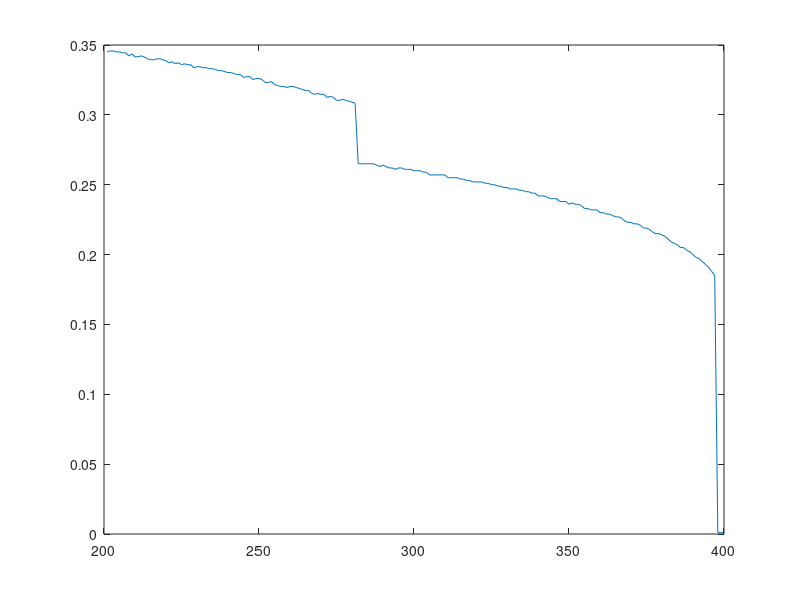

Source code (MATLAB):
clear;clc;close all;
scale=0.3;
d=0.001;
[Px,Py]=meshgrid(-scale:d:scale,scale:-d:-scale);
[n,m]=size(Px);

Tc=115+273;
alpha11=-20.97*1e7;alpha12=7.974e8;
alpha111=1.294*1e9; alpha112=-1.950e9;
alpha1111=3.863*1e10; alpha1112=2.529e10; alpha1122=1.637e10;
E1=0;
E2=0;
Ex=E1*ones(n);
Ey=E2*ones(n);

for i=1:200
    T=200+i;
    alpha1=4.124*1e5*(T-Tc);
    GL_alpha1=alpha1*Px.^2+alpha1*Py.^2;
    GL_alphabar11=alpha11*Px.^4+alpha11*Py.^4;
    GL_alphabar12=alpha12*Px.^2.*Py.^2;
    GL_alpha111=alpha111*Px.^6+alpha111*Py.^6;
    GL_alpha112=alpha112*(Px.^4.*Py.^2+Px.^2.*Py.^4);
    GL_alpha1111=alpha1111*Px.^8+alpha1111*Py.^8;
    GL_alpha1112=alpha1112*(Px.^6.*Py.^2+Px.^2.*Py.^6);
    GL_alpha1122=alpha1122*Px.^4.*Py.^4;
    G_GL=GL_alpha1+GL_alphabar11+GL_alphabar12+GL_alpha111+GL_alpha112+GL_alpha1111+GL_alpha1112+GL_alpha1122-Ex.*Px-Ey.*Py;
    G_min=min(min(G_GL));
    a=find(G_GL==G_min);
    y=mod(a(1),n);
    x=floor(a(1)/n);
    P(i)=sqrt(Px(x,y)^2+Py(x,y)^2);
end
T=(201:400);
plot(T,P);
